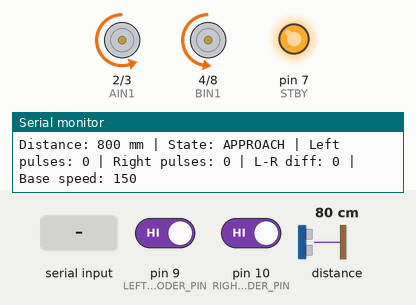
The sketch below on a simulated Arduino Uno, built with avr-gcc and run on an emulated ATmega328P. Shown: motor-driver pin pairs drawn as motors (green arrow = first pin HIGH = forward, orange = second pin HIGH = backward, longer = more drive, scaled by the enable pin, stopped while the standby pin is LOW), output pins drawn as LEDs (lit = HIGH), the last lines printed to the serial monitor. Inputs (shaded band) come from the test bench; at power-on: distance to the obstacle 80 cm, pin 9 (LEFT_ENCODER_PIN) HIGH, pin 10 (RIGHT_ENCODER_PIN) HIGH.

Above: at 2.3 s.
2.4 s: distance to the obstacle set to 74 cm
4.4 s: distance to the obstacle set to 65 cm
At 5.1 s:
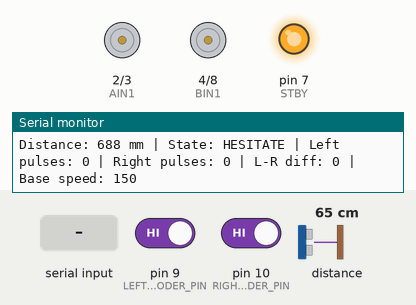
At 6.9 s:
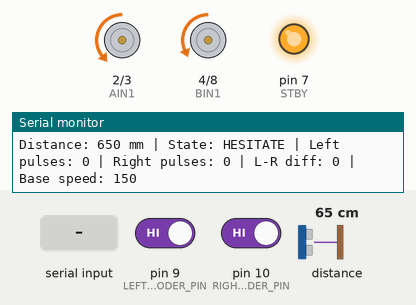
7.4 s: "200\n" received over Serial
10.4 s: distance to the obstacle set to 59 cm
12.4 s: distance to the obstacle set to 51 cm
At 13.0 s:
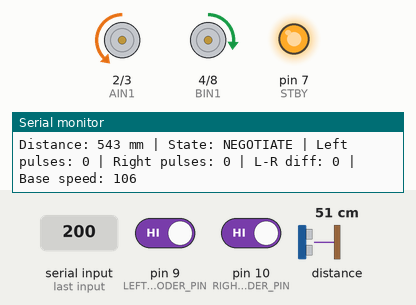
15.4 s: "g90\n" received over Serial
At 15.91 s:
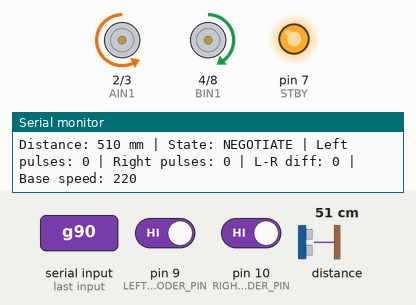
Timing chart, 0 to 19.4 s (numbered marks = the images above; inputs shaded):
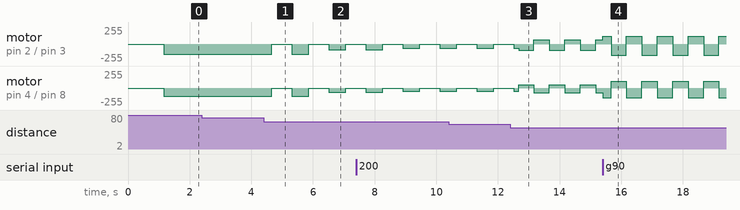

Measured:
- the behaviour switches between 70 and 69 cm on distance to the obstacle (found by bisection; images 0 and 1)
- the behaviour switches between 55 and 54 cm on distance to the obstacle (found by bisection; images 2 and 3)

The sketch:

tof_motor_behavior_test.ino
```cpp
/*
  ToF + motor + dual encoder behavior test
  Board: Arduino Uno R4 WiFi

  Purpose:
    Read VL53L1X / TOF400C distance.
    Convert distance into locomotion behavior states.
    Control two DC motors through TB6612FNG.
    Print left/right encoder pulse counts while the robot moves.

  Motor wiring:
    A channel = AO1/AO2 = right motor
    B channel = BO1/BO2 = left motor

    PWMA -> D5
    AIN2 -> D3
    AIN1 -> D2
    STBY -> D7
    BIN1 -> D4
    BIN2 -> D8
    PWMB -> D6

  Encoder wiring:
    Left encoder DO  -> D9
    Right encoder DO -> D10
    Encoder VCC      -> 5V
    Encoder GND      -> GND
    Encoder AO       -> not connected

  ToF wiring:
    VIN -> 5V
    GND -> GND
    SDA -> SDA
    SCL -> SCL
    INT / SHUT not connected

  Required Arduino library:
    VL53L1X by Pololu

  Serial commands:
    s = stop and pause behavior
    g = resume behavior
    c = clear pulse counts
    1-9 = scale movement speed

  Serial Monitor:
    9600 baud
*/

#include <Wire.h>
#include <VL53L1X.h>
#include <string.h>

VL53L1X sensor;

const int AIN1 = 2;
const int AIN2 = 3;
const int PWMA = 5;

const int BIN1 = 4;
const int BIN2 = 8;
const int PWMB = 6;

const int STBY = 7;

const int LEFT_ENCODER_PIN = 9;
const int RIGHT_ENCODER_PIN = 10;

const int REFUSE_MM = 200;
const int NEGOTIATE_MM = 550;
const int HESITATE_MM = 700;

const float FILTER_ALPHA = 0.25;

const int RIGHT_OFFSET = 35;
const int LEFT_OFFSET = 0;

int baseSpeed = 150;
float filteredDistance = 0;
bool hasReading = false;
bool behaviorEnabled = true;

int lastLeftState = HIGH;
int lastRightState = HIGH;

unsigned long leftPulses = 0;
unsigned long rightPulses = 0;
unsigned long lastSensorTime = 0;
unsigned long lastPrintTime = 0;
unsigned long stateStartTime = 0;

const char* currentState = "START";

void setup() {
  pinMode(AIN1, OUTPUT);
  pinMode(AIN2, OUTPUT);
  pinMode(PWMA, OUTPUT);

  pinMode(BIN1, OUTPUT);
  pinMode(BIN2, OUTPUT);
  pinMode(PWMB, OUTPUT);

  pinMode(STBY, OUTPUT);

  pinMode(LEFT_ENCODER_PIN, INPUT_PULLUP);
  pinMode(RIGHT_ENCODER_PIN, INPUT_PULLUP);

  digitalWrite(STBY, HIGH);
  stopMotors();

  Serial.begin(9600);
  delay(1000);

  Wire.begin();
  Wire.setClock(400000);

  sensor.setTimeout(500);

  if (!sensor.init()) {
    Serial.println("Failed to detect and initialize VL53L1X sensor.");
    Serial.println("Check VIN, GND, SDA, and SCL wiring.");
    while (true) {
      stopMotors();
      delay(1000);
    }
  }

  sensor.setDistanceMode(VL53L1X::Long);
  sensor.setMeasurementTimingBudget(50000);
  sensor.startContinuous(50);

  lastLeftState = digitalRead(LEFT_ENCODER_PIN);
  lastRightState = digitalRead(RIGHT_ENCODER_PIN);

  Serial.println("ToF motor behavior test ready.");
  Serial.println("States:");
  Serial.println("  > 700 mm   APPROACH");
  Serial.println("  550-700 mm HESITATE");
  Serial.println("  200-550 mm NEGOTIATE");
  Serial.println("  < 200 mm   REFUSE");
  Serial.println("Commands: s=stop, g=go, c=clear pulses, 1-9=speed scale");
}

void loop() {
  readEncoders();
  readSerialCommand();
  readSensorEvery100ms();

  if (behaviorEnabled) {
    runBehavior();
  }

  printStatusEvery500ms();
}

void readEncoders() {
  int currentLeftState = digitalRead(LEFT_ENCODER_PIN);
  int currentRightState = digitalRead(RIGHT_ENCODER_PIN);

  if (currentLeftState != lastLeftState) {
    leftPulses++;
    lastLeftState = currentLeftState;
  }

  if (currentRightState != lastRightState) {
    rightPulses++;
    lastRightState = currentRightState;
  }
}

void readSensorEvery100ms() {
  if (millis() - lastSensorTime < 100) {
    return;
  }

  lastSensorTime = millis();

  int rawDistance = sensor.read();

  if (sensor.timeoutOccurred()) {
    currentState = "TIMEOUT";
    stopMotors();
    return;
  }

  updateFilter(rawDistance);
  setState(getBehaviorState(filteredDistance));
}

void updateFilter(int rawDistance) {
  if (!hasReading) {
    filteredDistance = rawDistance;
    hasReading = true;
    return;
  }

  filteredDistance =
    FILTER_ALPHA * rawDistance + (1.0 - FILTER_ALPHA) * filteredDistance;
}

const char* getBehaviorState(float distanceMm) {
  if (distanceMm < REFUSE_MM) {
    return "REFUSE";
  }

  if (distanceMm < NEGOTIATE_MM) {
    return "NEGOTIATE";
  }

  if (distanceMm < HESITATE_MM) {
    return "HESITATE";
  }

  return "APPROACH";
}

void setState(const char* nextState) {
  if (strcmp(currentState, nextState) == 0) {
    return;
  }

  currentState = nextState;
  stateStartTime = millis();
}

void runBehavior() {
  if (strcmp(currentState, "APPROACH") == 0) {
    forwardScaled(0.85);
    return;
  }

  if (strcmp(currentState, "HESITATE") == 0) {
    unsigned long phase = (millis() - stateStartTime) % 1200;

    if (phase < 650) {
      stopMotors();
    } else {
      forwardScaled(0.45);
    }

    return;
  }

  if (strcmp(currentState, "NEGOTIATE") == 0) {
    unsigned long phase = (millis() - stateStartTime) % 1000;

    if (phase < 500) {
      softTurnLeft();
    } else {
      softTurnRight();
    }

    return;
  }

  if (strcmp(currentState, "REFUSE") == 0) {
    unsigned long phase = (millis() - stateStartTime) % 1400;

    if (phase < 450) {
      backwardScaled(0.75);
    } else {
      stopMotors();
    }

    return;
  }

  stopMotors();
}

void readSerialCommand() {
  if (Serial.available() <= 0) {
    return;
  }

  char command = Serial.read();

  if (command == '\n' || command == '\r' || command == ' ') {
    return;
  }

  if (command >= '1' && command <= '9') {
    baseSpeed = map(command - '0', 1, 9, 90, 220);
    Serial.print("base speed = ");
    Serial.println(baseSpeed);
    return;
  }

  switch (command) {
    case 's':
    case 'S':
      behaviorEnabled = false;
      stopMotors();
      Serial.println("behavior paused");
      break;

    case 'g':
    case 'G':
      behaviorEnabled = true;
      Serial.println("behavior resumed");
      break;

    case 'c':
    case 'C':
      clearPulses();
      Serial.println("pulse counts cleared");
      break;

    default:
      Serial.print("unknown command: ");
      Serial.println(command);
      break;
  }
}

void printStatusEvery500ms() {
  if (millis() - lastPrintTime < 500) {
    return;
  }

  lastPrintTime = millis();

  long difference = (long)leftPulses - (long)rightPulses;

  Serial.print("Distance: ");
  Serial.print((int)filteredDistance);
  Serial.print(" mm | State: ");
  Serial.print(currentState);
  Serial.print(" | Left pulses: ");
  Serial.print(leftPulses);
  Serial.print(" | Right pulses: ");
  Serial.print(rightPulses);
  Serial.print(" | L-R diff: ");
  Serial.print(difference);
  Serial.print(" | Base speed: ");
  Serial.println(baseSpeed);
}

void forwardScaled(float scale) {
  rightForward((int)(rightSpeed() * scale));
  leftForward((int)(leftSpeed() * scale));
}

void backwardScaled(float scale) {
  rightBackward((int)(rightSpeed() * scale));
  leftBackward((int)(leftSpeed() * scale));
}

void softTurnLeft() {
  rightForward((int)(rightSpeed() * 0.65));
  leftBackward((int)(leftSpeed() * 0.45));
}

void softTurnRight() {
  rightBackward((int)(rightSpeed() * 0.45));
  leftForward((int)(leftSpeed() * 0.65));
}

void rightForward(int value) {
  digitalWrite(AIN1, LOW);
  digitalWrite(AIN2, HIGH);
  analogWrite(PWMA, constrain(value, 0, 255));
}

void rightBackward(int value) {
  digitalWrite(AIN1, HIGH);
  digitalWrite(AIN2, LOW);
  analogWrite(PWMA, constrain(value, 0, 255));
}

void leftForward(int value) {
  digitalWrite(BIN1, LOW);
  digitalWrite(BIN2, HIGH);
  analogWrite(PWMB, constrain(value, 0, 255));
}

void leftBackward(int value) {
  digitalWrite(BIN1, HIGH);
  digitalWrite(BIN2, LOW);
  analogWrite(PWMB, constrain(value, 0, 255));
}

void stopMotors() {
  analogWrite(PWMA, 0);
  analogWrite(PWMB, 0);

  digitalWrite(AIN1, LOW);
  digitalWrite(AIN2, LOW);
  digitalWrite(BIN1, LOW);
  digitalWrite(BIN2, LOW);
}

int rightSpeed() {
  return constrain(baseSpeed + RIGHT_OFFSET, 0, 255);
}

int leftSpeed() {
  return constrain(baseSpeed + LEFT_OFFSET, 0, 255);
}

void clearPulses() {
  leftPulses = 0;
  rightPulses = 0;
}
```
